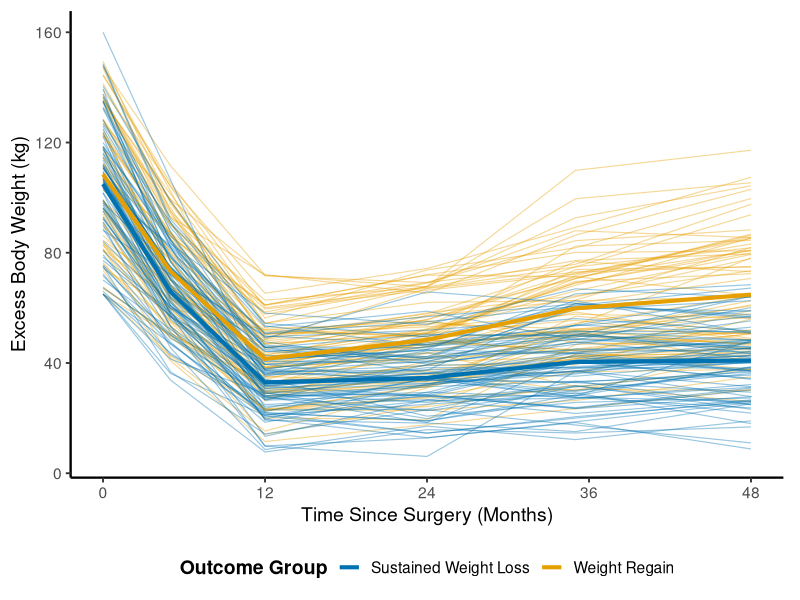

Here is the R script that generated this plot:
library(ggplot2)
library(dplyr)
library(svglite)

df = read.csv("data.csv", stringsAsFactors = FALSE)
df$group = factor(df$group, levels = c("SWL", "RGN"))

group_colors = c("SWL" = "#0072B2", "RGN" = "#E69F00")

df_mean = df |>
  group_by(group, time_months) |>
  summarise(ebw_kg = mean(ebw_kg), .groups = "drop")

p = ggplot(df, aes(x = time_months, y = ebw_kg, color = group)) +
  geom_line(aes(group = subject_id), linewidth = 0.4, alpha = 0.4) +
  geom_line(data = df_mean, aes(group = group), linewidth = 1.4, alpha = 1.0) +
  scale_x_continuous(
    name   = "Time Since Surgery (Months)",
    breaks = c(0, 12, 24, 36, 48)
  ) +
  scale_y_continuous(name = "Excess Body Weight (kg)") +
  scale_color_manual(
    values = group_colors,
    labels = c("SWL" = "Sustained Weight Loss", "RGN" = "Weight Regain"),
    name = "Outcome Group"
  ) +
  theme_classic(base_size = 14) +
  theme(
    legend.position  = "bottom",
    legend.title     = element_text(face = "bold"),
    axis.line        = element_line(linewidth = 0.8),
    plot.margin      = margin(8, 12, 8, 8)
  )

ggsave("figsy.svg", p, width = 6, height = 5)
